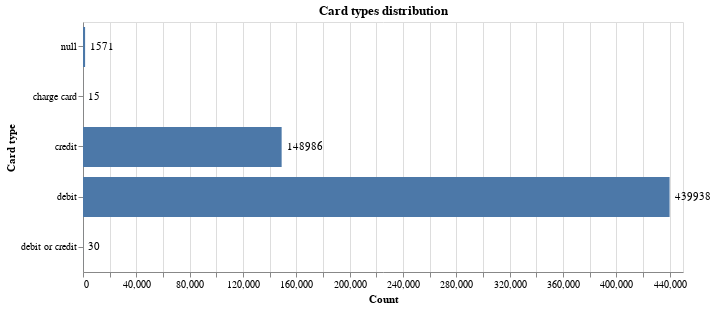

The code cell stored with this chart in its notebook:
### Markdown cell above
There are two main ways to purchase using a card: debit or credit. The dataset has a third way called charge, but it has just 15 purchases in total. Debit cards have the highest number of purchases, with almost 440 thousand. It is followed by credit cards with nearly 150 thousand purchases. This information is fascinating because it shows the domain of debit purchases instead of credit purchases.

### Code cell
#Visually presenting the amount of transactions according to credit card type.
bar_chart=alt.Chart(card6Group).mark_bar(size=40).encode(
    x=alt.X('count:Q', title='Count'),
    y=alt.Y('card6:N', title='Card type'))
bar_text = bar_chart.mark_text(align='left', baseline='middle', dx=5).encode(text='count:Q')
(bar_chart + bar_text).properties(height=alt.Step(50), width=600, title='Card types distribution')

### Figure 1 — Vega-Lite specification as saved in the notebook (floating-point values rounded to 4 significant figures)
{"config": {"view": {"continuousWidth": 400, "continuousHeight": 300}}, "layer": [{"mark": {"type": "bar", "size": 40}, "encoding": {"x": {"field": "count", "title": "Count", "type": "quantitative"}, "y": {"field": "card6", "title": "Card type", "type": "nominal"}}}, {"mark": {"type": "text", "align": "left", "baseline": "middle", "dx": 5}, "encoding": {"text": {"field": "count", "type": "quantitative"}, "x": {"field": "count", "title": "Count", "type": "quantitative"}, "y": {"field": "card6", "title": "Card type", "type": "nominal"}}}], "data": {"name": "data-029a369ff928698b5118fd83c606fafe"}, "height": {"step": 50}, "title": "Card types distribution", "width": 600, "$schema": "https://vega.github.io/schema/vega-lite/v4.17.0.json", "datasets": {"data-029a369ff928698b5118fd83c606fafe": [{"card6": "charge card", "count": 15}, {"card6": "credit", "count": 148986}, {"card6": "debit", "count": 439938}, {"card6": "debit or credit", "count": 30}, {"card6": null, "count": 1571}]}}
